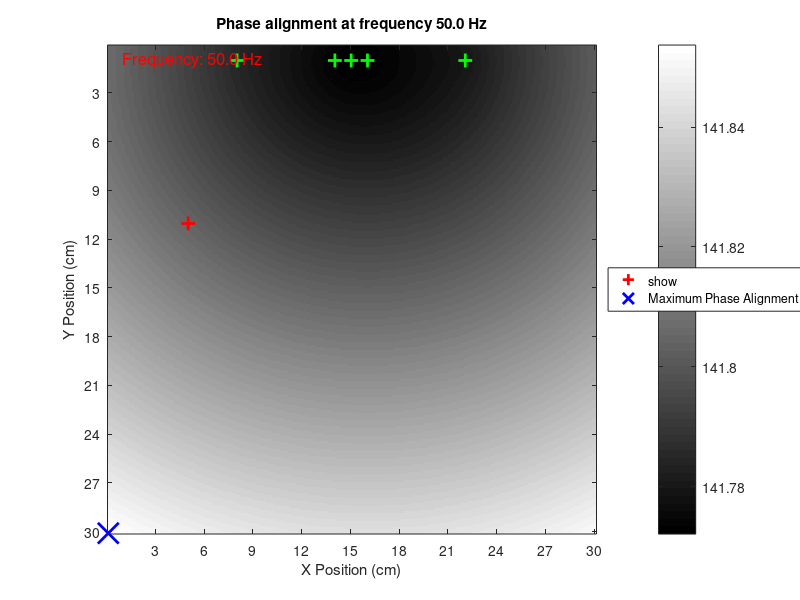
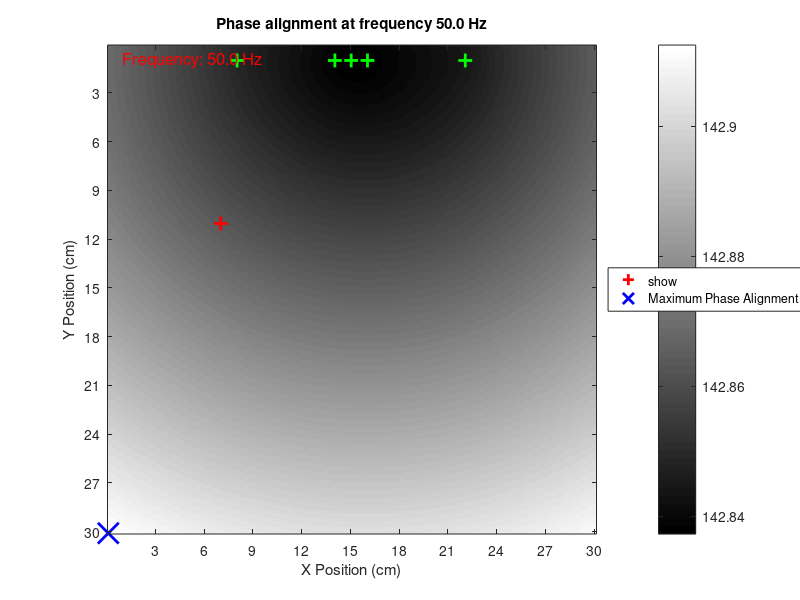

Recreate these plots in MATLAB, in order. (Note: a time limit stopped this script after it produced the figures.)
clear all;
close all;
maxScale = 30e-2;
accuracy = 1e-3;
grid = maxScale/accuracy; %tick = accuracy
A = 1;
V = 343.8;      % Speed of sound m/s
%micRelN = 2;    %Which microphone's phase is taken as zero


fs = 40e3;
f = 1000;
T = 1 / f;
N = fs * T;
timeDomainAccuracy = 5e-6;

micY=1;
photoiter = 1
xposes = linspace(5,25,10);
xpos = 12;

fefes=[50 250 1000 5000 10000 20000]
for f = fefes
for xpos = xposes


micPositions = [round(xpos) 11; 15 micY; 14 micY; 8 micY; 16 micY; 22 micY] .* 1e-2; % x1 y1; x2 y2 in cm
micPositionsOnGraph = round(micPositions./accuracy);
micNumber = size(micPositions, 1);
micPositions_Relative = micPositions(1, :) - micPositions(2:end,:);
distances = vecnorm(micPositions_Relative, 2, 2);
delays = distances ./ V; % These are the expected delays from the source

xx=linspace(0,maxScale,grid);
yy=linspace(0,maxScale,grid);
xiter=1;
yiter=1;
PhaseErrorSum=zeros([grid grid]);
w=2*pi*f;
deltaPhi = delays .* w;
for x=xx
    for y=yy
    micPositionstoXY_Relative = [x y] - micPositions(2:end,:);
    distanceXY = vecnorm(micPositionstoXY_Relative, 2, 2);
    delayXY = distanceXY./V;
  %  delayXY = round(delayXY/timeDomainAccuracy)*timeDomainAccuracy;
    deltaPhiXY = delayXY.*w;
    Q=exp(j*deltaPhi).*exp(-j*delayXY);
    PhaseErrorSum(xiter,yiter) = real(sum(Q));
    yiter = yiter + 1;
    end
    yiter = 1;
    xiter = xiter + 1;
end
  % Plotting the results
    %figure('visible','off')
    figure()
    set(gcf, 'Units', 'Normalized', 'OuterPosition', [0, 0.2,0.8 , 0.8]);
    imshow((exp(PhaseErrorSum))', []);
xticks = linspace(0, grid-1, 11); % 11 ticks from 0 to grid-1
yticks = linspace(0, grid-1, 11);
xticklabels = linspace(0, maxScale*100, 11); % Convert to cm
yticklabels = linspace(0, maxScale*100, 11);

set(gca, 'XTick', xticks, 'XTickLabel', xticklabels);
set(gca, 'YTick', yticks, 'YTickLabel', yticklabels);
    colorbar();
    axis on;
    hold on;
    
    % Plot microphones
    plot(micPositionsOnGraph(1,1), micPositionsOnGraph(1,2), 'r+', 'MarkerSize', 10, 'LineWidth', 2, 'DisplayName', 'Source');
    plot(micPositionsOnGraph(2:end,1), micPositionsOnGraph(2:end,2), 'g+', 'MarkerSize', 10, 'LineWidth', 2, 'DisplayName', 'Microphones');
    
    % Add title and labels
    title(sprintf('Phase alignment at frequency %.1f Hz', f));
    xlabel('X Position (cm)');
    ylabel('Y Position (cm)');
    
    % Annotate with frequency
    text(10, 10, sprintf('Frequency: %.1f Hz', f), 'Color', 'red', 'FontSize', 12);
    
    % Adding legend
    legend('show', 'Location', 'eastoutside');
    
    % Plot an X at the position of maximum in PhaseErrorSum
    [maxValue, maxIndex] = max(PhaseErrorSum(:));
    [maxRow, maxCol] = ind2sub(size(PhaseErrorSum), maxIndex);
    plot(maxRow, maxCol, 'bx', 'MarkerSize', 15, 'LineWidth', 2, 'DisplayName', 'Maximum Phase Alignment');
    
    saveas(gcf, sprintf("Alignment%d_%dHz_test.png", photoiter,f));
    photoiter = photoiter + 1;
end
photoiter = 0;
end
